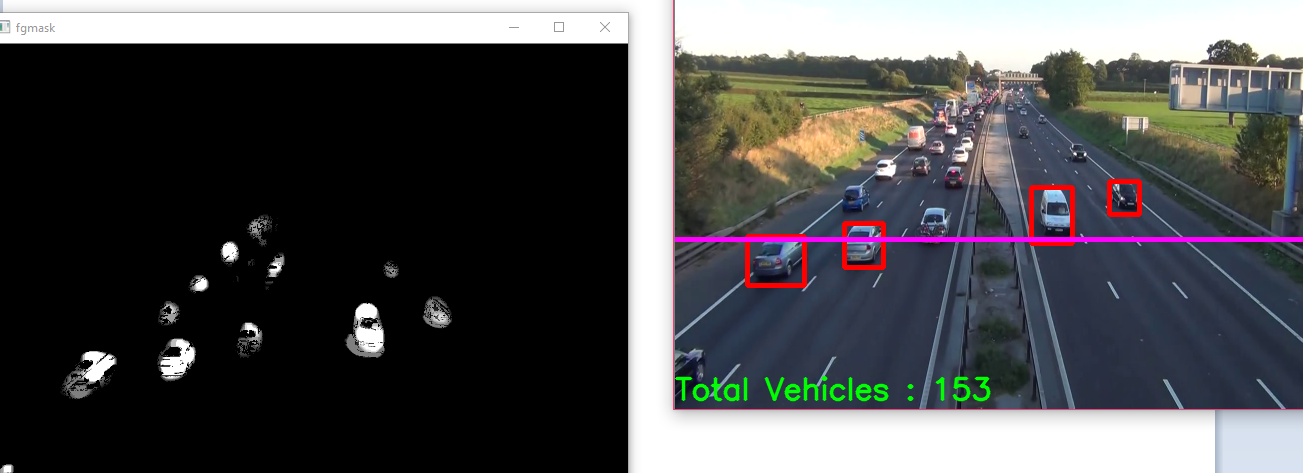
#> input picture vichlecounting.png, 1303 x 473 px, given in place of M6 Motorway Traffic.mp4, which was not available
$ python vehicleCounting.py   (older library calls are emulated)
#> lines starting #> are read from the running program, lines starting #| are printed output that depends on the picture; after the words box and inside, x2 and y2 are one past the last pixel; in counts of white or black regions, pixels touching at a corner belong together; pictures that were not available may be replaced by others from this repository, and a replacement may not be noted
import numpy as np
import cv2

cap = cv2.VideoCapture('M6 Motorway Traffic.mp4')
fgbg = cv2.createBackgroundSubtractorMOG2() #
kernel = np.ones((5,5),np.uint8)

fourcc = cv2.VideoWriter_fourcc(*'XVID')
out = cv2.VideoWriter('vehicleCounter.avi',fourcc, 20.0, (640,480))

vehicleName=0
count = 0

while(1):
	ret, frame = cap.read()
#> frame is the input picture: shape (473, 1303, 3); mean B, G, R 80.8, 79.3, 79.3
	fgmask=fgbg.apply(frame)
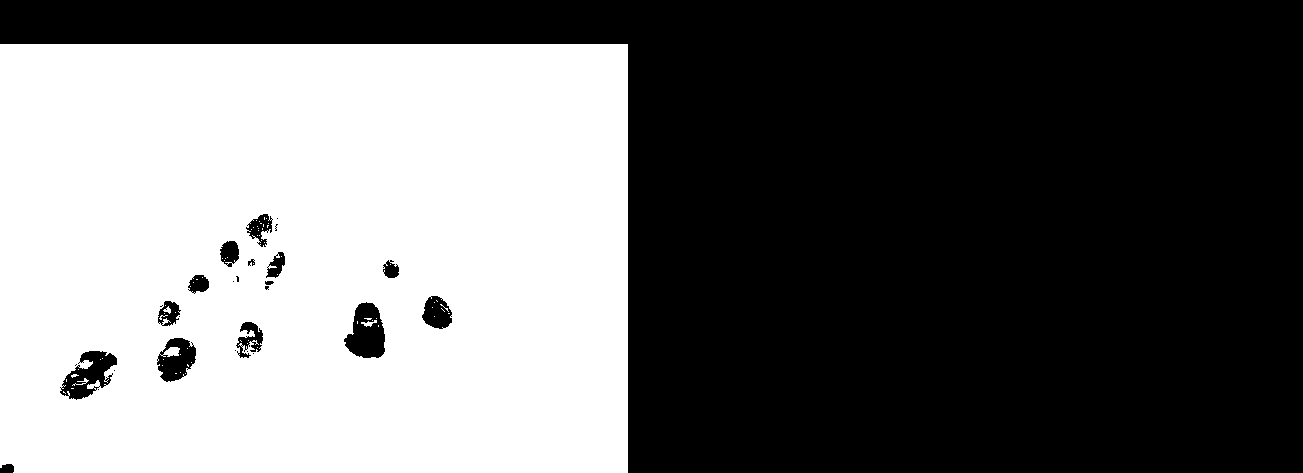
#> fgmask: shape (473, 1303); values 127 (black) and 255 (white), 42.5% white; 70 white regions (66 under 20 px), largest, box (x1, y1, x2, y2) and area: (0, 44, 628, 473) 261811, (361, 320, 377, 327) 51, (72, 378, 89, 386) 38, (163, 306, 171, 314) 32

	frame = cv2.resize(frame, (640, 480))
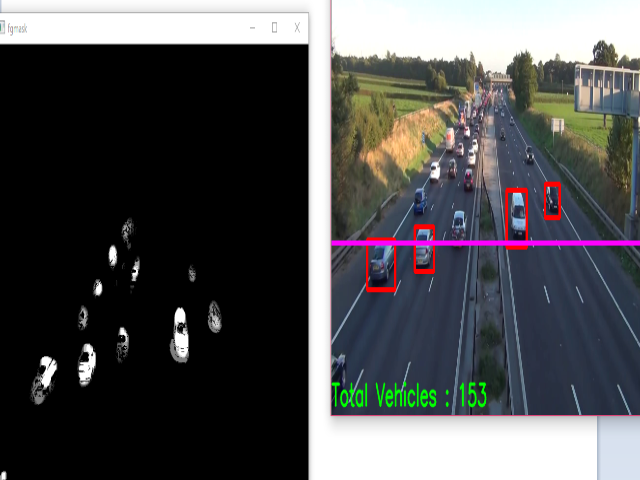
#> frame: shape (480, 640, 3); mean B, G, R 80.8, 79.3, 79.2
	fgmask = cv2.resize(fgmask, (640, 480))
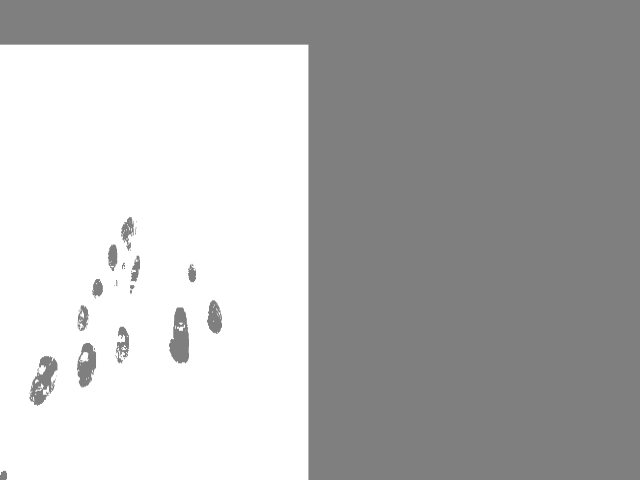
#> fgmask: shape (480, 640); min 127, max 255, mean 181.4

	med=cv2.medianBlur(fgmask,15)
	erosion = cv2.erode(med,kernel,iterations = 1)
	dilation = cv2.dilate(erosion,kernel,iterations = 1)
	fgmask = cv2.bitwise_and(fgmask, dilation)

	_,contours,_ = cv2.findContours(fgmask, cv2.RETR_EXTERNAL, cv2.CHAIN_APPROX_SIMPLE)
#> contours = [[[0, 0], [0, 479], [639, 479], [639, 0]]]

	for c in contours:
		if cv2.contourArea(c) < 500:
		    continue
		(x, y, w, h) = cv2.boundingRect(c)
		if y > 310 and y < 314:
			count += 1
		roi = frame[y:y + h, x:x + w]
		cv2.imwrite('vehicle/{}.png'.format(vehicleName), roi)
		cv2.rectangle(frame, (x, y), (x + w, y + h), (0, 0, 255), 3)
		vehicleName=vehicleName+1
#> this loop made 1 pass
#> (c, x, y, w, h, vehicleName) on pass 1: ([[0, 0], [0, 479], [639, 479], [639, 0]], 0, 0, 640, 480, 1)
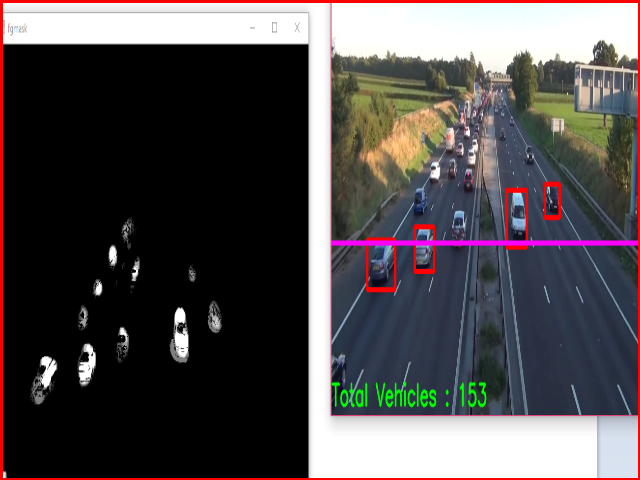
#> frame: shape (480, 640, 3); 1.81% of pixels changed, all inside (x1, y1, x2, y2) = (0, 0, 640, 480)
#> after the loop, count = 0; vehicleName = 1

	total_cars = "Total Vehicles : " + str(count)
#> total_cars = 'Total Vehicles : 0'
	font = cv2.FONT_HERSHEY_SIMPLEX
#> font = 0
	cv2.putText(frame,total_cars,(0,470),font,1,(0,255,0),2,cv2.LINE_AA)
	cv2.line(frame, (0, 310), (640, 310), (255, 0, 255), 3)
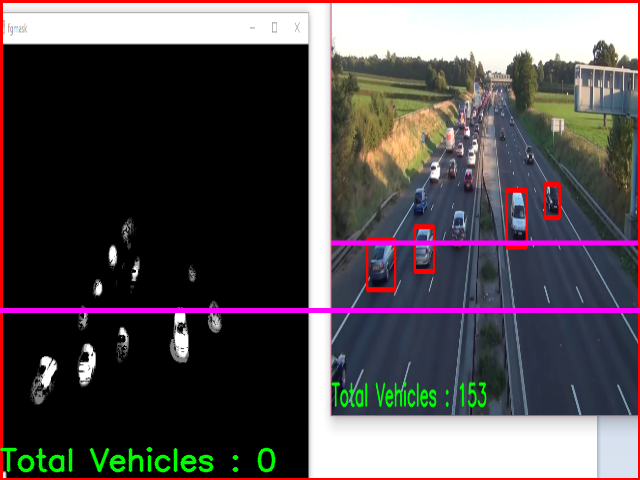
#> frame: shape (480, 640, 3); mean B, G, R 80.3, 77.9, 83.6

	cv2.imshow('fgmask',fgmask)
	cv2.imshow('frame',frame)

	#out.write(frame)

	k = cv2.waitKey(30) & 0xff
#> (key Esc is pressed here)
	if k == 27:
		break

cap.release()
cv2.destroyAllWindows()
